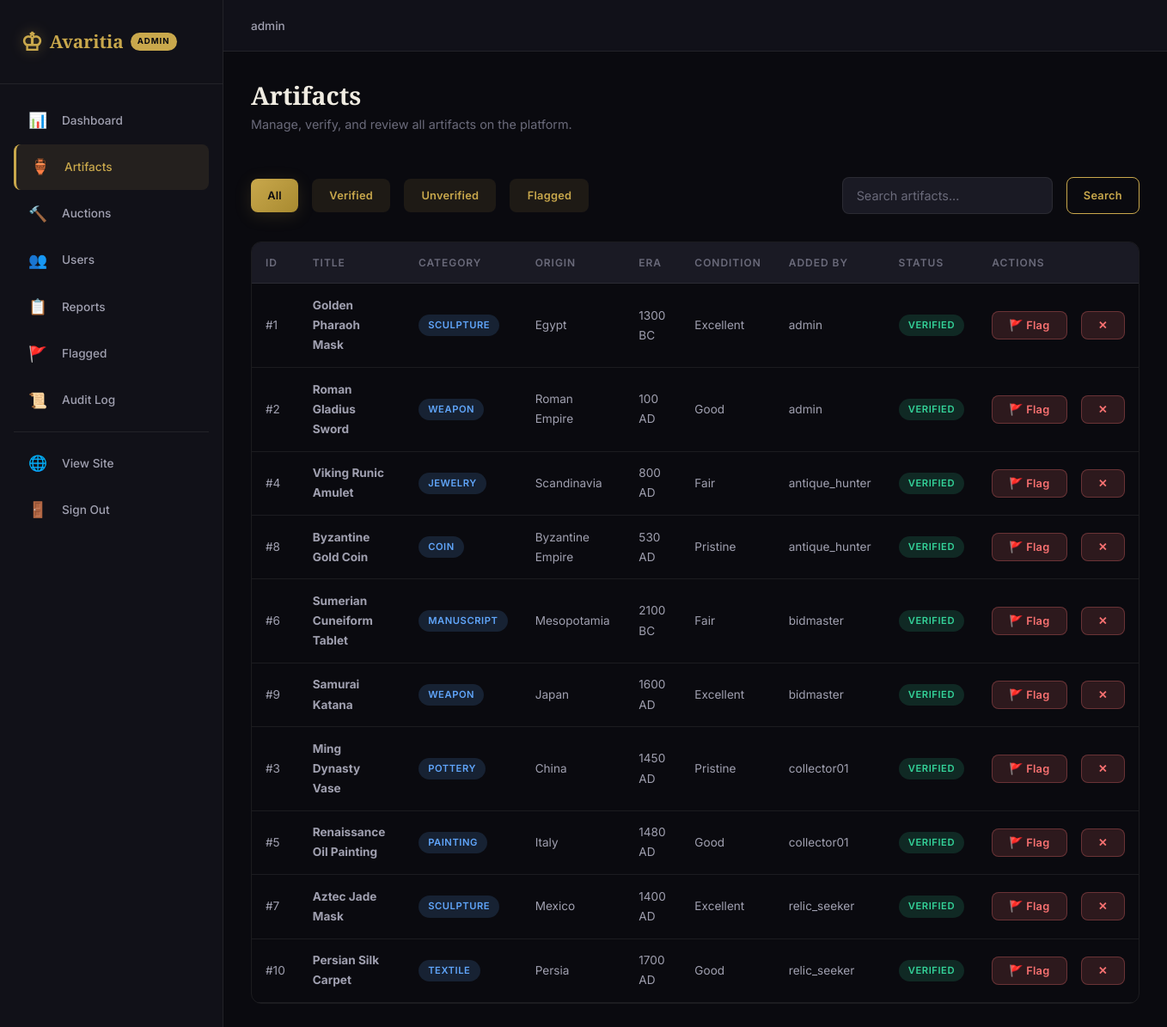
The app's page /admin/artifacts.php (signed in) with its own data.
### tables this page shows
CREATE TABLE IF NOT EXISTS artifacts (
    artifact_id INT AUTO_INCREMENT PRIMARY KEY,
    title VARCHAR(150) NOT NULL,
    description TEXT NOT NULL,
    origin VARCHAR(100) DEFAULT NULL,
    era VARCHAR(100) DEFAULT NULL,
    category ENUM('sculpture', 'painting', 'jewelry', 'pottery', 'weapon', 'manuscript', 'textile', 'coin', 'fossil', 'other') NOT NULL DEFAULT 'other',
    condition_rating ENUM('pristine', 'excellent', 'good', 'fair', 'poor') NOT NULL DEFAULT 'good',
    image_url VARCHAR(255) DEFAULT NULL,
    provenance TEXT DEFAULT NULL,
    added_by INT NOT NULL,
    is_verified TINYINT(1) NOT NULL DEFAULT 0,
    is_flagged TINYINT(1) NOT NULL DEFAULT 0,
    created_at TIMESTAMP NOT NULL DEFAULT CURRENT_TIMESTAMP,
    updated_at TIMESTAMP NOT NULL DEFAULT CURRENT_TIMESTAMP ON UPDATE CURRENT_TIMESTAMP,
    FOREIGN KEY (added_by) REFERENCES users(user_id) ON DELETE CASCADE
);

CREATE TABLE IF NOT EXISTS users (
    user_id INT AUTO_INCREMENT PRIMARY KEY,
    username VARCHAR(50) NOT NULL UNIQUE,
    email VARCHAR(100) NOT NULL UNIQUE,
    password_hash VARCHAR(255) NOT NULL,
    first_name VARCHAR(50) NOT NULL,
    last_name VARCHAR(50) NOT NULL,
    avatar_url VARCHAR(255) DEFAULT NULL,
    bio TEXT DEFAULT NULL,
    role ENUM('user', 'admin') NOT NULL DEFAULT 'user',
    is_active TINYINT(1) NOT NULL DEFAULT 1,
    created_at TIMESTAMP NOT NULL DEFAULT CURRENT_TIMESTAMP,
    updated_at TIMESTAMP NOT NULL DEFAULT CURRENT_TIMESTAMP ON UPDATE CURRENT_TIMESTAMP
);

### admin/artifacts.php (the view, shortened to what this page needs)
<?php
$db = getDB();
$filter = $_GET['filter'] ?? 'all';
$search = $_GET['search'] ?? '';
$where = [];
$params = [];
$whereClause = $where ? 'WHERE ' . implode(' AND ', $where) : '';
$stmt = $db->prepare("SELECT a.*, u.username AS added_by_name FROM artifacts a JOIN users u ON a.added_by = u.user_id $whereClause ORDER BY a.created_at DESC");
$stmt->execute($params);
$artifacts = $stmt->fetchAll();
require_once __DIR__ . '/../includes/header.php';
?>
<div class="admin-page-header">
    <h1>Artifacts</h1>
    <p>Manage, verify, and review all artifacts on the platform.</p>
</div>
<div class="flex-between mb-2 flex-wrap gap-1">
    <div class="flex gap-1">
        <a href="?filter=all" class="btn <?php echo $filter === 'all' ? 'btn-gold' : 'btn-ghost'; ?> btn-sm">All</a>
        <a href="?filter=verified" class="btn <?php echo $filter === 'verified' ? 'btn-gold' : 'btn-ghost'; ?> btn-sm">Verified</a>
        <a href="?filter=unverified" class="btn <?php echo $filter === 'unverified' ? 'btn-gold' : 'btn-ghost'; ?> btn-sm">Unverified</a>
        <a href="?filter=flagged" class="btn <?php echo $filter === 'flagged' ? 'btn-gold' : 'btn-ghost'; ?> btn-sm">Flagged</a>
    </div>
    <form method="GET" class="flex gap-1">
        <input type="text" name="search" class="form-control" placeholder="Search artifacts..." value="<?php echo htmlspecialchars($search); ?>" style="max-width: 250px;">
        <button type="submit" class="btn btn-outline btn-sm">Search</button>
    </form>
</div>
<div class="table-container">
    <table>
        <thead>
            <tr>
                <th>ID</th>
                <th>Title</th>
                <th>Category</th>
                <th>Origin</th>
                <th>Era</th>
                <th>Condition</th>
                <th>Added By</th>
                <th>Status</th>
                <th>Actions</th>
            </tr>
        </thead>
        <tbody>
            <?php if (empty($artifacts)): ?>
                <tr><td colspan="9" class="text-center text-muted" style="padding:2rem;">No artifacts found.</td></tr>
            <?php else: ?>
                <?php foreach ($artifacts as $artifact): ?>
                <tr>
                    <td>#<?php echo $artifact['artifact_id']; ?></td>
                    <td><strong><?php echo htmlspecialchars($artifact['title']); ?></strong></td>
                    <td><span class="badge badge-info"><?php echo ucfirst($artifact['category']); ?></span></td>
                    <td><?php echo htmlspecialchars($artifact['origin'] ?? '—'); ?></td>
                    <td><?php echo htmlspecialchars($artifact['era'] ?? '—'); ?></td>
                    <td><?php echo ucfirst($artifact['condition_rating']); ?></td>
                    <td><?php echo htmlspecialchars($artifact['added_by_name']); ?></td>
                    <td>
                        <?php if ($artifact['is_flagged']): ?>
                            <span class="badge badge-critical">Flagged</span>
                        <?php elseif ($artifact['is_verified']): ?>
                            <span class="badge badge-active">Verified</span>
                        <?php else: ?>
                            <span class="badge badge-pending">Unverified</span>
                        <?php endif; ?>
                    </td>
                    <td>
                        <div class="flex gap-1">
                            <?php if (!$artifact['is_flagged']): ?>
                            <form method="POST" style="display:inline;">
                                <button type="submit" class="btn btn-danger btn-sm">🚩 Flag</button>
                            </form>
                            <?php endif; ?>
                            <form method="POST" style="display:inline;" onsubmit="return confirmDelete('<?php echo htmlspecialchars($artifact['title']); ?>')">
                                <button type="submit" class="btn btn-danger btn-sm">✕</button>
                            </form>
                        </div>
                    </td>
                </tr>
                <?php endforeach; ?>
            <?php endif; ?>
        </tbody>
    </table>
</div>
<?php require_once __DIR__ . '/../includes/footer.php'; ?>

### assets/css/styles.css (style rules this page uses)
:root { --bg-primary: #0a0a0f; --bg-secondary: #111118; --bg-tertiary: #1a1a24; --bg-card: #14141e; --bg-card-hover: #1c1c2a; --bg-glass: rgba(20, 20, 30, 0.75); --gold: #c9a84c; --gold-light: #e0c872; --gold-dark: #a88a30; --gold-glow: rgba(201, 168, 76, 0.25); --text-primary: #f0ece2; --text-secondary: #a0a0b0; --text-muted: #6a6a7a; --accent-green: #34d399; --accent-red: #f87171; --accent-blue: #60a5fa; --accent-orange: #fbbf24; --accent-purple: #a78bfa; --border: rgba(201, 168, 76, 0.15); --border-light: rgba(240, 236, 226, 0.08); --font-heading: 'Cinzel', serif; --font-body: 'Inter', -apple-system, BlinkMacSystemFont, sans-serif; --space-xs: 0.25rem; --space-sm: 0.5rem; --space-md: 1rem; --space-lg: 1.5rem; --space-xl: 2rem; --space-2xl: 3rem; --space-3xl: 4rem; --radius-sm: 4px; --radius-md: 8px; --radius-lg: 12px; --radius-xl: 16px; --radius-full: 9999px; --shadow-sm: 0 1px 3px rgba(0,0,0,0.4); --shadow-md: 0 4px 12px rgba(0,0,0,0.5); --shadow-lg: 0 8px 30px rgba(0,0,0,0.6); --shadow-gold: 0 4px 20px rgba(201, 168, 76, 0.15); --transition: 0.3s cubic-bezier(0.4, 0, 0.2, 1); --transition-fast: 0.15s ease; --sidebar-width: 260px; --navbar-height: 72px; --container-max: 1280px; }
*, *::before, *::after { box-sizing: border-box; margin: 0; padding: 0; }
html { scroll-behavior: smooth; -webkit-font-smoothing: antialiased; }
body { font-family: var(--font-body); background-color: var(--bg-primary); color: var(--text-primary); line-height: 1.7; min-height: 100vh; overflow-x: hidden; }
a { color: var(--gold); text-decoration: none; transition: color var(--transition-fast); }
h1, h2, h3, h4, h5, h6 { font-family: var(--font-heading); color: var(--text-primary); line-height: 1.3; font-weight: 600; }
h1 { font-size: clamp(2rem, 4vw, 3.2rem); }
.mb-2 { margin-bottom: var(--space-xl); }
.flex { display: flex; }
.flex-between { display: flex; justify-content: space-between; align-items: center; }
.flex-wrap { flex-wrap: wrap; }
.gap-1 { gap: var(--space-md); }
.btn { display: inline-flex; align-items: center; justify-content: center; gap: var(--space-sm); padding: 0.75rem 1.75rem; font-family: var(--font-body); font-size: 0.9rem; font-weight: 600; letter-spacing: 0.02em; border: none; border-radius: var(--radius-md); cursor: pointer; transition: all var(--transition); text-decoration: none; white-space: nowrap; }
.btn-gold { background: linear-gradient(135deg, var(--gold), var(--gold-dark)); color: var(--bg-primary); box-shadow: var(--shadow-gold); }
.btn-outline { background: transparent; color: var(--gold); border: 1px solid var(--gold); }
.btn-ghost { background: rgba(201, 168, 76, 0.1); color: var(--gold); border: 1px solid transparent; }
.btn-danger { background: rgba(248, 113, 113, 0.15); color: var(--accent-red); border: 1px solid rgba(248, 113, 113, 0.3); }
.btn-sm { padding: 0.5rem 1.2rem; font-size: 0.8rem; }
.form-control { width: 100%; padding: 0.75rem 1rem; background: var(--bg-tertiary); border: 1px solid var(--border-light); border-radius: var(--radius-md); color: var(--text-primary); font-family: var(--font-body); font-size: 0.9rem; transition: all var(--transition-fast); }
.form-control::placeholder { color: var(--text-muted); }
.table-container { overflow-x: auto; border-radius: var(--radius-lg); border: 1px solid var(--border-light); }
table { width: 100%; border-collapse: collapse; }
thead { background: var(--bg-tertiary); }
th { padding: 0.85rem 1rem; text-align: left; font-size: 0.75rem; font-weight: 600; text-transform: uppercase; letter-spacing: 0.08em; color: var(--text-muted); border-bottom: 1px solid var(--border-light); }
td { padding: 0.85rem 1rem; font-size: 0.85rem; border-bottom: 1px solid var(--border-light); color: var(--text-secondary); }
.badge { display: inline-flex; align-items: center; gap: 4px; padding: 0.2rem 0.7rem; font-size: 0.7rem; font-weight: 600; text-transform: uppercase; letter-spacing: 0.05em; border-radius: var(--radius-full); }
.badge-active { background: rgba(52, 211, 153, 0.15); color: var(--accent-green); }
.badge-info { background: rgba(96, 165, 250, 0.15); color: var(--accent-blue); }
.admin-layout { display: flex; min-height: 100vh; }
.admin-page-header { margin-bottom: var(--space-2xl); }
.admin-page-header h1 { font-size: 1.8rem; margin-bottom: var(--space-xs); }
.admin-page-header p { color: var(--text-muted); font-size: 0.9rem; }

### records on screen
artifacts: artifact_id "1", title "Golden Pharaoh Mask", category "SCULPTURE", origin "Egypt", era "1300 BC", condition_rating "Excellent", added_by.username "admin", is_flagged "VERIFIED"
artifacts: artifact_id "2", title "Roman Gladius Sword", category "WEAPON", origin "Roman Empire", era "100 AD", condition_rating "Good", added_by.username "admin", is_flagged "VERIFIED"
artifacts: artifact_id "4", title "Viking Runic Amulet", category "JEWELRY", origin "Scandinavia", era "800 AD", condition_rating "Fair", added_by.username "antique_hunter", is_flagged "VERIFIED"
artifacts: artifact_id "8", title "Byzantine Gold Coin", category "COIN", origin "Byzantine Empire", era "530 AD", condition_rating "Pristine", added_by.username "antique_hunter", is_flagged "VERIFIED"
artifacts: artifact_id "6", title "Sumerian Cuneiform Tablet", category "MANUSCRIPT", origin "Mesopotamia", era "2100 BC", condition_rating "Fair", added_by.username "bidmaster", is_flagged "VERIFIED"
artifacts: artifact_id "9", title "Samurai Katana", category "WEAPON", origin "Japan", era "1600 AD", condition_rating "Excellent", added_by.username "bidmaster", is_flagged "VERIFIED"
artifacts: artifact_id "3", title "Ming Dynasty Vase", category "POTTERY", origin "China", era "1450 AD", condition_rating "Pristine", added_by.username "collector01", is_flagged "VERIFIED"
artifacts: artifact_id "5", title "Renaissance Oil Painting", category "PAINTING", origin "Italy", era "1480 AD", condition_rating "Good", added_by.username "collector01", is_flagged "VERIFIED"
artifacts: artifact_id "7", title "Aztec Jade Mask", category "SCULPTURE", origin "Mexico", era "1400 AD", condition_rating "Excellent", added_by.username "relic_seeker", is_flagged "VERIFIED"
artifacts: artifact_id "10", title "Persian Silk Carpet", category "TEXTILE", origin "Persia", era "1700 AD", condition_rating "Good", added_by.username "relic_seeker", is_flagged "VERIFIED"

### other values on screen
$_SESSION['username'] "admin"
